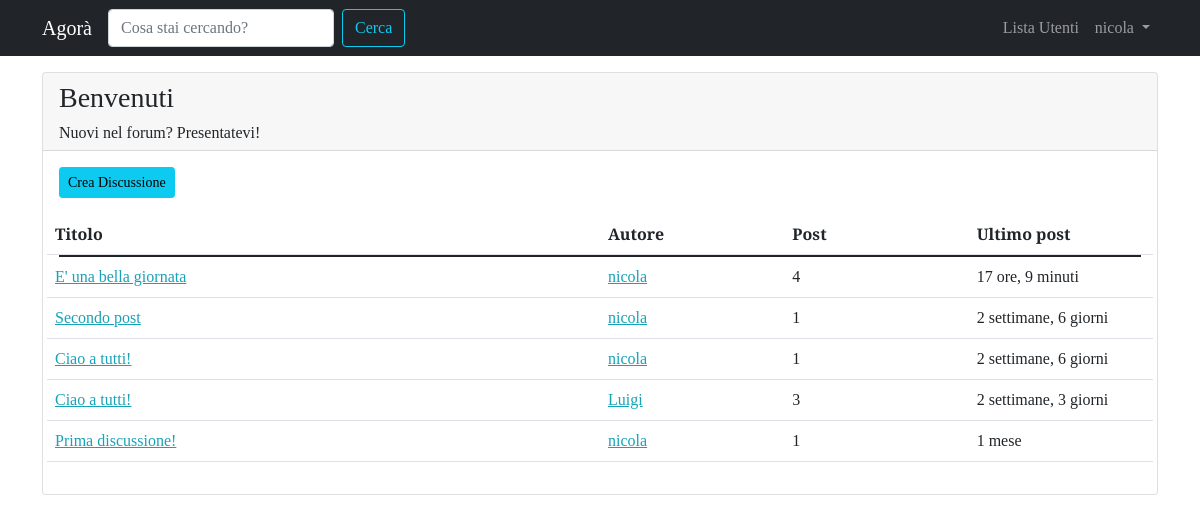
Page /forum/sezione/1/ (signed in) on the committed database.
### forum/models.py (models this page shows, shortened)
class Sezione(models.Model):
    nome_sezione = models.CharField(max_length=80)
    descrizione = models.CharField(max_length=150, blank=True, null=True)
    logo_sezione = models.ImageField(blank=True, null=True)
    class Meta:
        verbose_name = "Sezione"
        verbose_name_plural = "Sezioni"

class Discussione(models.Model):
    titolo = models.CharField(max_length=120)
    data_creazione = models.DateTimeField(auto_now_add=True)
    autore_discussione = models.ForeignKey(User, on_delete=models.CASCADE, related_name="discussioni")
    sezione_appartenenza = models.ForeignKey(Sezione, on_delete=models.CASCADE)
    def get_absolute_url(self):
        return reverse("visualizza_discussione", kwargs={"pk": self.pk})
    class Meta:
        verbose_name = "Discussione"
        verbose_name_plural = "Discussioni"

class Post(models.Model):
    autore_post = models.ForeignKey(User, on_delete=models.CASCADE, related_name='posts')
    contenuto = models.TextField()
    data_creazione = models.DateTimeField(auto_now_add=True)
    discussione = models.ForeignKey(Discussione, on_delete=models.CASCADE)
    class Meta:
        verbose_name = "Post"
        verbose_name_plural = 'Posts'

### forum/views.py (the view)
# urls.py: path('sezione/<int:pk>/', views.visualizza_sezione, name='sezione_view'),
def visualizza_sezione(request, pk):
    sezione = get_object_or_404(Sezione, pk=pk)
    discussioni_sezione = Discussione.objects.filter(
        sezione_appartenenza=sezione
    ).order_by("-data_creazione")
    context = {"sezione": sezione, "discussioni": discussioni_sezione}
    return render(request, "forum/singola_sezione.html", context)

### forum/templates/forum/singola_sezione.html (shortened to what this page needs)
{% extends 'base.html' %}
{% block content %}
<div class="card my-3">
    <div class="card-header">
        <h3> {{ sezione.nome_sezione }} </h3>
        <h6 class="card-text"> {{ sezione.descrizione }} </h6>
    </div>
    <div class="card-body">
        <a class="btn btn-sm btn-info" href="{% url 'crea_discussione' pk=sezione.pk %}">Crea Discussione</a>
        <table class="table mt-3">
            <thead>
                <tr class="row">
                    <th class="col-lg-6 col-4">Titolo</th>
                    <th class="col-lg-2 col-3">Autore</th>
                    <th class="col-lg-2 col-2">Post</th>
                    <th class="col-lg-2 col-3">Ultimo post</th>
                </tr>
            </thead>
            <tbody>
                <tr class="row">
                    {% for discussione in discussioni %}
                        <td class="col-lg-6 col-4"><a href="{{ discussione.get_absolute_url }}">{{ discussione.titolo }}</a></td>
                        <td class="col-lg-2 col-3"><a href="{ % url 'user_profile' username=discussione.autore_discussione.username % }">{{ discussione.autore_discussione }}</a></td>
                        <td class="col-lg-2 col-2">{{ discussione.post_set.count }}</td>
                        <td class="col-lg-2 col-3">{{ discussione.post_set.last.data_creazione|timesince }}</td>
                    {% endfor%}
                </tr>
            </tbody>
        </table>
    </div>
</div>
{% endblock content %}

### templates/base.html (shortened to what this page needs)
{% load static %}
<!doctype html>
<html lang="it">
  <head>
    <link href="https://cdn.jsdelivr.net/npm/bootstrap@5.1.3/dist/css/bootstrap.min.css" rel="stylesheet">
    <link rel="stylesheet" href="{% static 'css/agora.css' %}"/>
  </head>
  <body>
    <nav class="navbar navbar-expand-lg navbar-dark bg-dark">
      <div class="container">
          <a class="navbar-brand" href="/">Agorà</a>
          <div class="collapse navbar-collapse" id="navbarSupportedContent">
              <form class="d-flex" action="{% url 'funzione_cerca' %}" >
                <input name="q" class="form-control me-2" type="search" placeholder="Cosa stai cercando?" aria-label="Search">
                <button class="btn btn-outline-info" type="submit">Cerca</button>
              </form>
              <ul class="navbar-nav ms-auto">
              <li class="nav-item">
                <a class="nav-link" href="{% url 'user_list' %}"
                  >Lista Utenti </a
                >
              </li>
              {% if request.user.is_authenticated %}
              <li class="nav-item dropdown">
                <a
                  class="nav-link dropdown-toggle"
                  href="#"
                  id="navbarDropdown"
                  role="button"
                  data-bs-toggle="dropdown"
                  aria-haspopup="true"
                  aria-expanded="false"
                >
                  {{ request.user.username }}
                </a>
              </li>
              {% endif %}
            </ul>
          </div>
        </div>
    </nav>
    <div class="container">
      {% block content %}
      {% endblock content %}
    </div>
  </body>
</html>

### static-storage/css/agora.css (style rules this page uses)
body { font-family: 'Slabo 27px', serif; }
a, a:hover { color: #17a2b8; }

### rows in the picture
Sezione: nome_sezione "Benvenuti", descrizione "Nuovi nel forum? Presentatevi!"
Discussione: titolo "E' una bella giornata", autore_discussione "nicola", post_set.count "4", post_set.last.data_creazione "17 ore, 9 minuti"
Discussione: titolo "Secondo post", autore_discussione "nicola", post_set.count "1", post_set.last.data_creazione "2 settimane, 6 giorni"
Discussione: titolo "Ciao a tutti!", autore_discussione "nicola", post_set.count "1", post_set.last.data_creazione "2 settimane, 6 giorni"
Discussione: titolo "Ciao a tutti!", autore_discussione "Luigi", post_set.count "3", post_set.last.data_creazione "2 settimane, 3 giorni"
Discussione: titolo "Prima discussione!", autore_discussione "nicola", post_set.count "1", post_set.last.data_creazione "1 mese"

### other values in the picture
{{ request.user.username }} "nicola"
